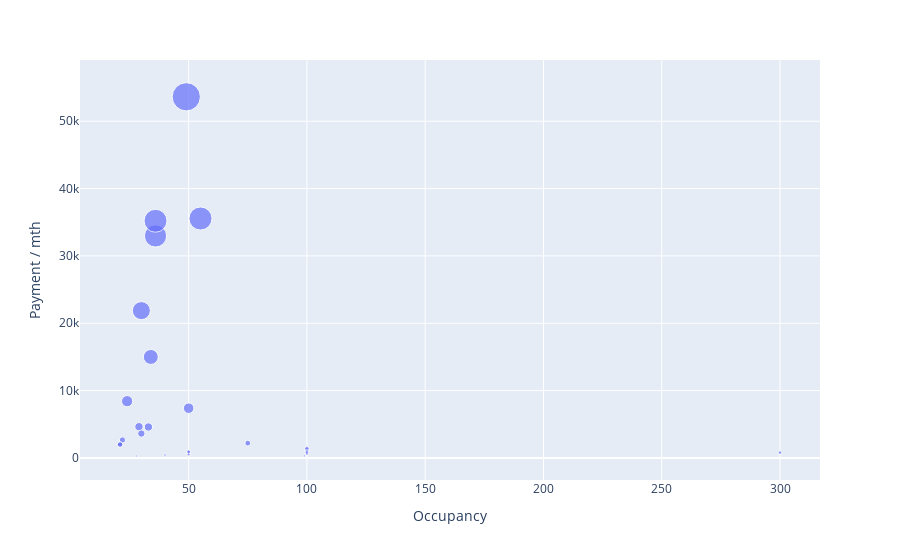

The notebook cell saved with this chart:
### Code cell
fig = px.scatter(temp_data,x='Occupancy', y='Payment / mth', size='Payment / mth')
fig.write_html('data/plots/occupancy_vs_price.html')
fig.write_image('data/plots/occupancy_vs_price.png')
fig.show()

### Figure 1 — Plotly figure (JSON) as saved in the notebook; plotly's stock layout.template omitted (floating-point values rounded to 4 significant figures)
{"data": [{"hovertemplate": "Occupancy=%{x}<br>Payment / mth=%{marker.size}<extra></extra>", "legendgroup": "", "marker": {"color": "#636efa", "size": [4638, 1300, 35558, 460, 7389, 21875, 800, 2200, 443, 53628, 2665, 2000, 2000, 1350, 1350, 1022, 3625, 8430, 813, 987, 4598, 32970, 290, 595, 15000, 507, 544, 35220, 528, 580, 300, 872, 805], "sizemode": "area", "sizeref": 134.1, "symbol": "circle"}, "mode": "markers", "name": "", "orientation": "v", "showlegend": false, "type": "scatter", "x": [29, 100, 55, 50, 50, 30, 300, 75, 40, 49, 22, 21, 21, 100, 100, 100, 30, 24, 50, 50, 33, 36, 28, 100, 34, 50, 50, 36, 50, 100, 99, 50, 100], "xaxis": "x", "y": [4638, 1300, 35558, 460, 7389, 21875, 800, 2200, 443, 53628, 2665, 2000, 2000, 1350, 1350, 1022, 3625, 8430, 813, 987, 4598, 32970, 290, 595, 15000, 507, 544, 35220, 528, 580, 300, 872, 805], "yaxis": "y"}], "layout": {"legend": {"itemsizing": "constant", "tracegroupgap": 0}, "margin": {"t": 60}, "xaxis": {"anchor": "y", "domain": [0, 1], "title": {"text": "Occupancy"}}, "yaxis": {"anchor": "x", "domain": [0, 1], "title": {"text": "Payment / mth"}}}}
